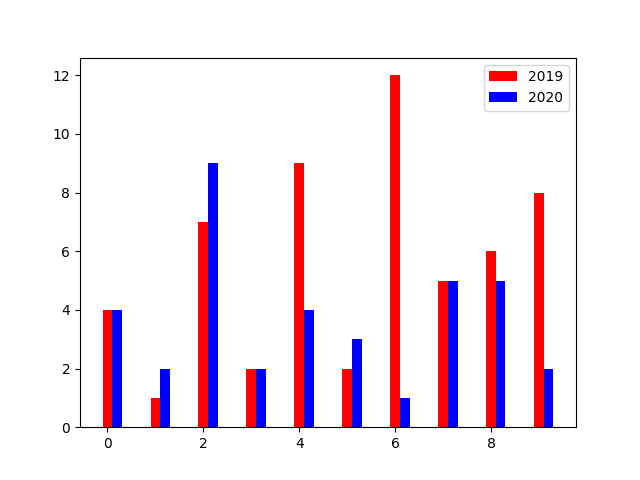

The Python source for this figure:
import matplotlib.pyplot as plt


x = [i for i in range(10)]
y = [4, 1, 7, 2, 9, 2, 12, 5, 6, 8]
z = [4, 2, 9, 2, 4, 3, 1, 5, 5, 2]

x2 = [i+0.2 for i in range(10)]
# plt.bar(x,y)
plt.bar(x,y, color='red', width=0.2, label=2019)
plt.bar(x2,z, color='blue', width=0.2, label=2020)
plt.legend()
plt.show()
